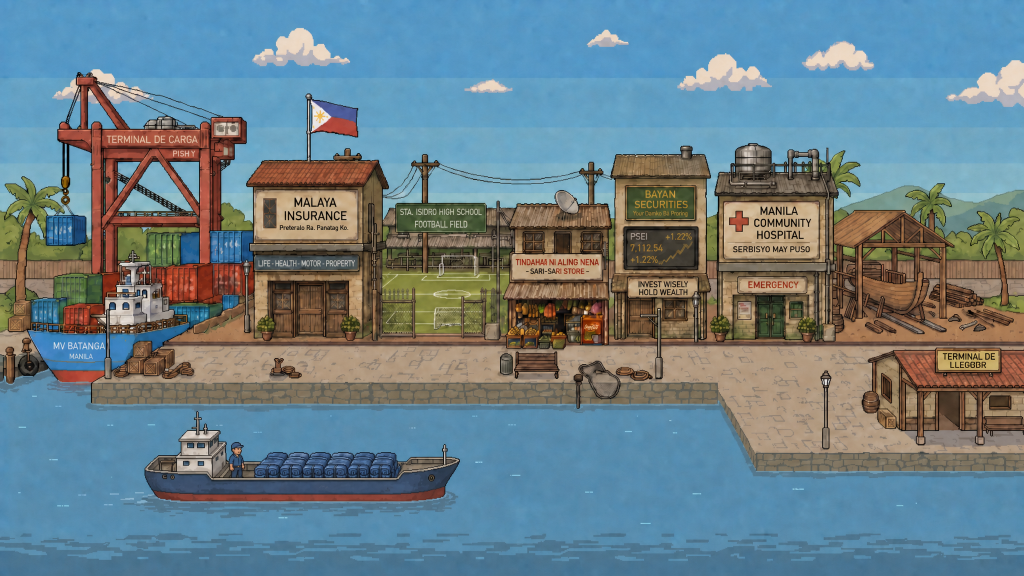
#> input picture boat/boat_example.png, 2048 x 1152 px, given in place of backdrop.png, which was not available (shown at 1/2 size)
$ python build_hud_cargo.py
#> lines starting #> are read from the running program, lines starting #| are printed output that depends on the picture; after the words box and inside, x2 and y2 are one past the last pixel; in counts of white or black regions, pixels touching at a corner belong together; pictures that were not available may be replaced by others from this repository, and a replacement may not be noted
"""Prepare transparent HUD textures from the user's replacement cargo artwork.

Run `python tools/build_hud_cargo.py` after replacing images in ui/icons/.
Clean, tightly cropped copies go to ui/icons/hud/; source images are untouched.
"""

import argparse
from pathlib import Path

from PIL import Image, ImageChops


ASSET_NAMES = ("backdrop", "silk", "nutmeg", "jade", "ginseng")
ICON_DIRECTORY = Path(__file__).resolve().parents[1] / "ui" / "icons"


def prepare_texture(source: Path) -> Image.Image:
    image = Image.open(source).convert("RGBA")
    # The cutouts contain faint gray alpha residue well outside the pixel art.
    alpha = image.getchannel("A").point(lambda value: 255 if value >= 128 else 0)
#> alpha: PIL image 2048x1152 L; every value is 255
    if source.stem == "backdrop":
        # The board's clipped corners still contain opaque checkerboard pixels.
        red, green, blue = image.convert("RGB").split()
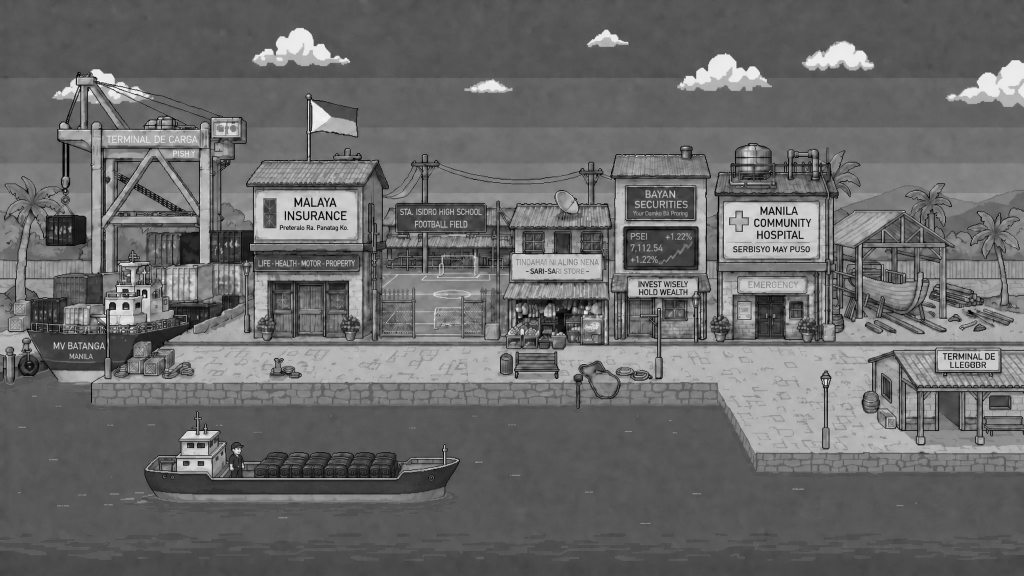
#> red: PIL image 2048x1152 L (shown at 1/2 size); min 0, max 255, mean 106
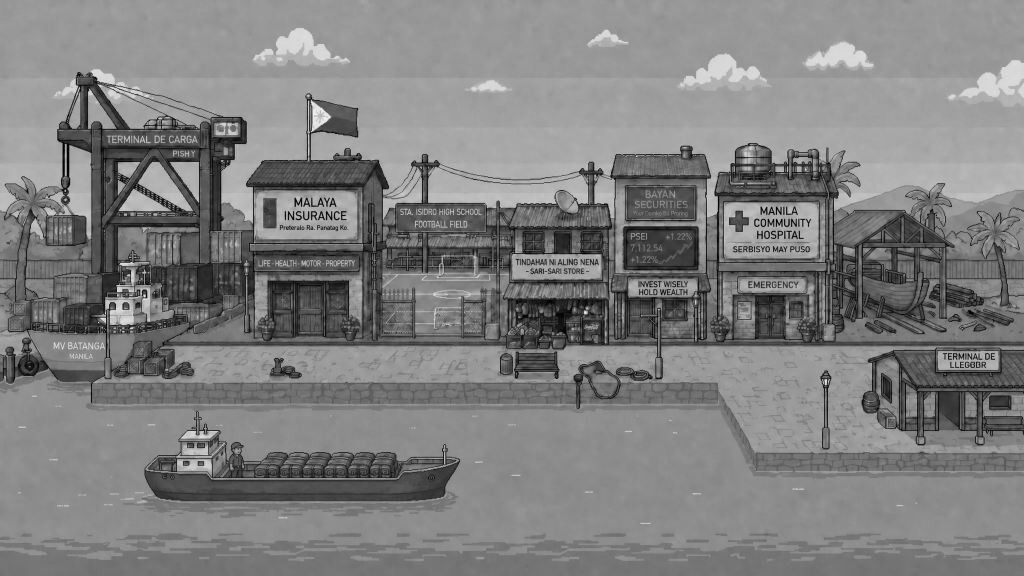
#> green: PIL image 2048x1152 L (shown at 1/2 size); min 0, max 254, mean 127.3
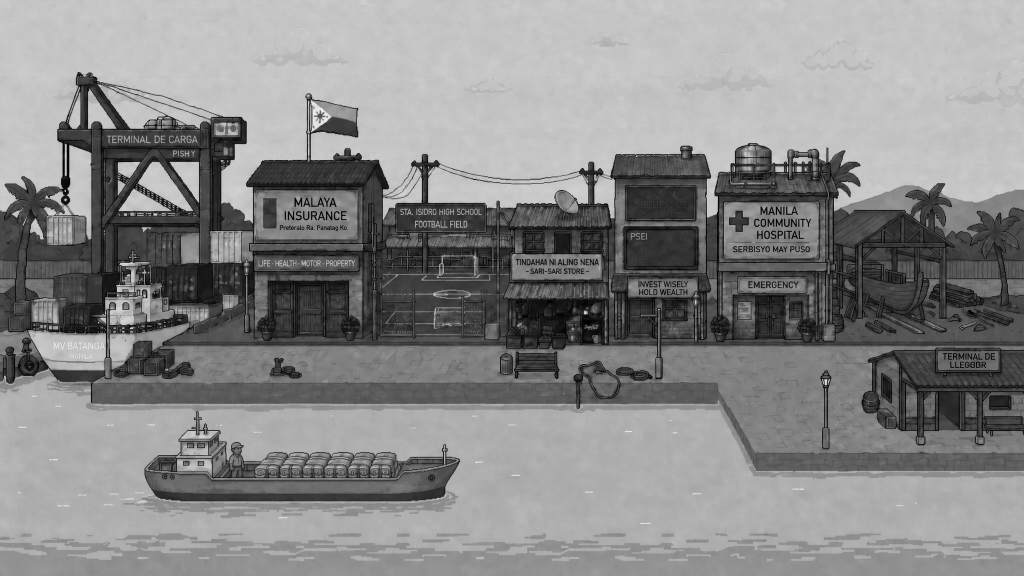
#> blue: PIL image 2048x1152 L (shown at 1/2 size); min 0, max 251, mean 136.2
        lightest = ImageChops.lighter(ImageChops.lighter(red, green), blue)
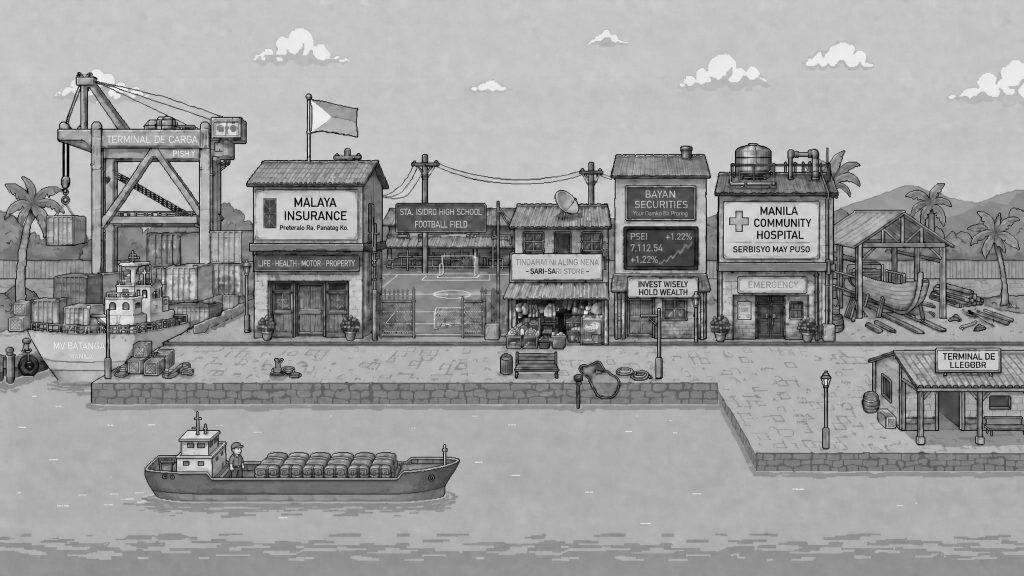
#> lightest: PIL image 2048x1152 L (shown at 1/2 size); min 0, max 255, mean 156.4
        darkest = ImageChops.darker(ImageChops.darker(red, green), blue)
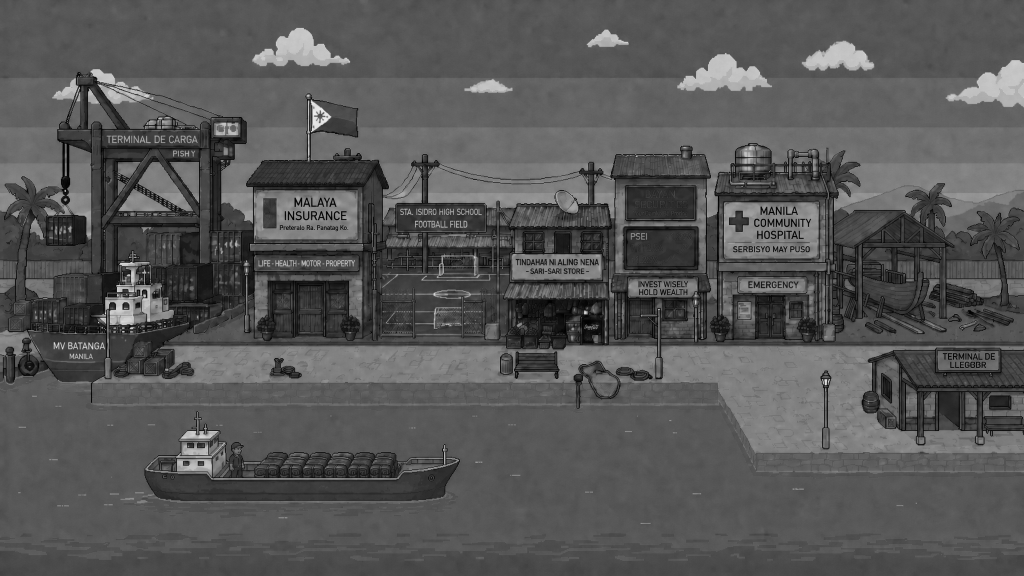
#> darkest: PIL image 2048x1152 L (shown at 1/2 size); min 0, max 251, mean 86.3
        neutral = ImageChops.subtract(lightest, darkest).point(
            lambda value: 255 if value < 20 else 0
        )
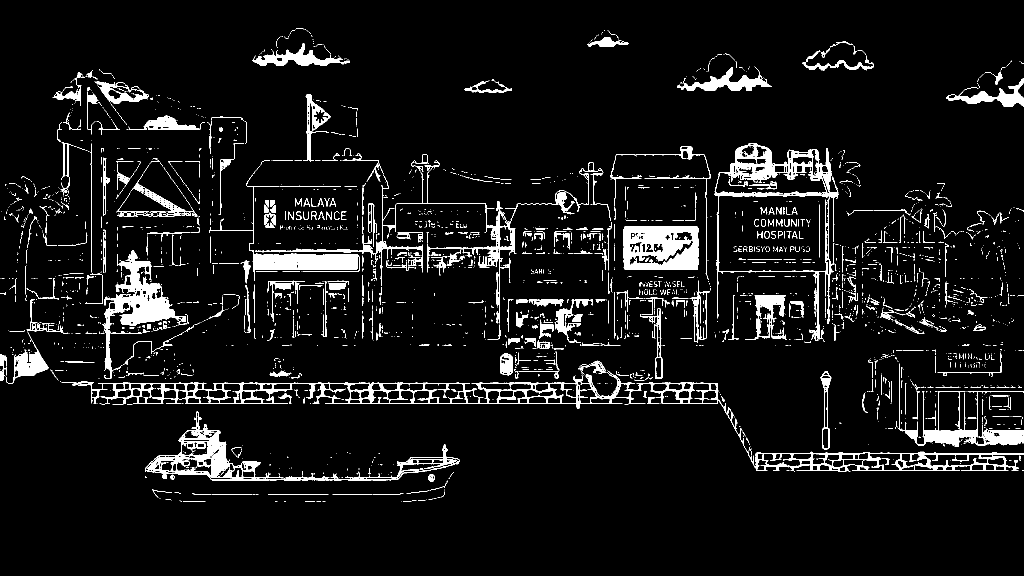
#> neutral: PIL image 2048x1152 L (shown at 1/2 size); 6.6% white; 2838 white regions (2342 under 20 px), largest, box (x1, y1, x2, y2) and area: (145, 741, 2048, 943) 21790, (1429, 287, 1677, 682) 11231, (1247, 453, 1397, 540) 10182
        light = darkest.point(lambda value: 255 if value >= 160 else 0)
#> light: PIL image 2048x1152 L; 2% white; 622 white regions (509 under 20 px), largest, box (x1, y1, x2, y2) and area: (1892, 120, 2048, 214) 7631, (1355, 106, 1544, 181) 7502, (505, 56, 700, 132) 7333
        alpha = ImageChops.subtract(alpha, ImageChops.multiply(neutral, light))
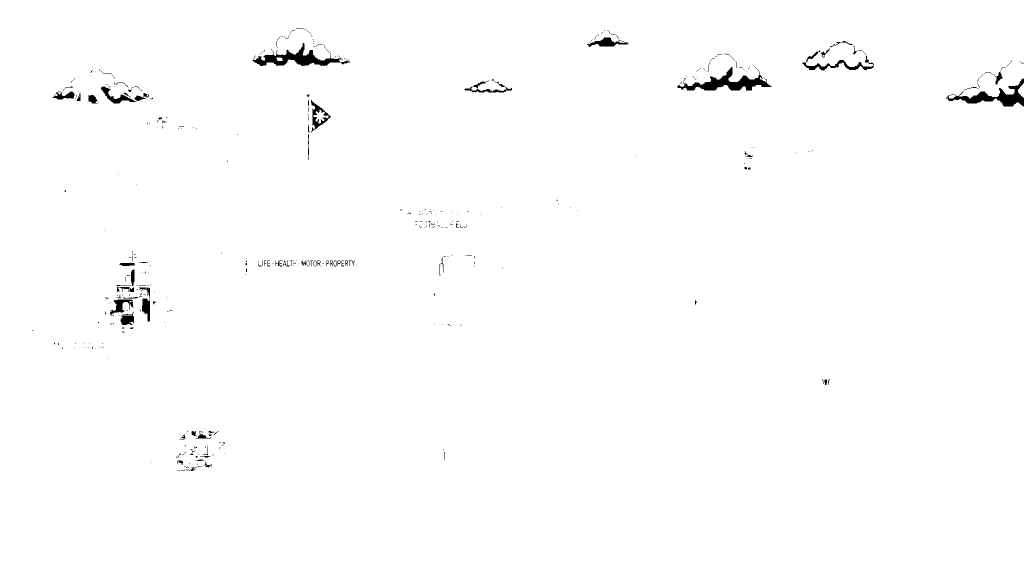
#> alpha: PIL image 2048x1152 L (shown at 1/2 size); 99.2% white; 454 black regions (382 under 20 px), largest, box (x1, y1, x2, y2) and area: (1355, 133, 1543, 181) 3018, (505, 86, 700, 132) 2878, (1892, 157, 2048, 213) 2619
    bounds = alpha.getbbox()
#> bounds = (0, 0, 2048, 1152)
    if bounds is None:
        raise ValueError(f"No visible artwork in {source}")
    image.putalpha(alpha)
    cropped = image.crop(bounds)
    # Transparent pixels carry no white/gray color into the imported texture.
    clean = Image.new("RGBA", cropped.size)
#> clean: PIL image 2048x1152 RGBA; every value is 0
    clean.paste(cropped, mask=cropped.getchannel("A"))
    return clean


def main() -> None:
    parser = argparse.ArgumentParser(description=__doc__)
    parser.add_argument("--source-dir", type=Path, default=ICON_DIRECTORY)
    parser.add_argument("--output-dir", type=Path, default=ICON_DIRECTORY / "hud")
    args = parser.parse_args()
    if args.source_dir.resolve() == args.output_dir.resolve():
        parser.error("The output directory must be separate from the originals")
    args.output_dir.mkdir(parents=True, exist_ok=True)
    for name in ASSET_NAMES:
        texture = prepare_texture(args.source_dir / f"{name}.png")
        destination = args.output_dir / f"{name}.png"
        texture.save(destination)
        print(f"Saved {destination.name}: {texture.width} x {texture.height}")
#| Saved backdrop.png: 2048 x 1152
#> pass 2 of the loop in main, `for name in ASSET_NAMES:`:
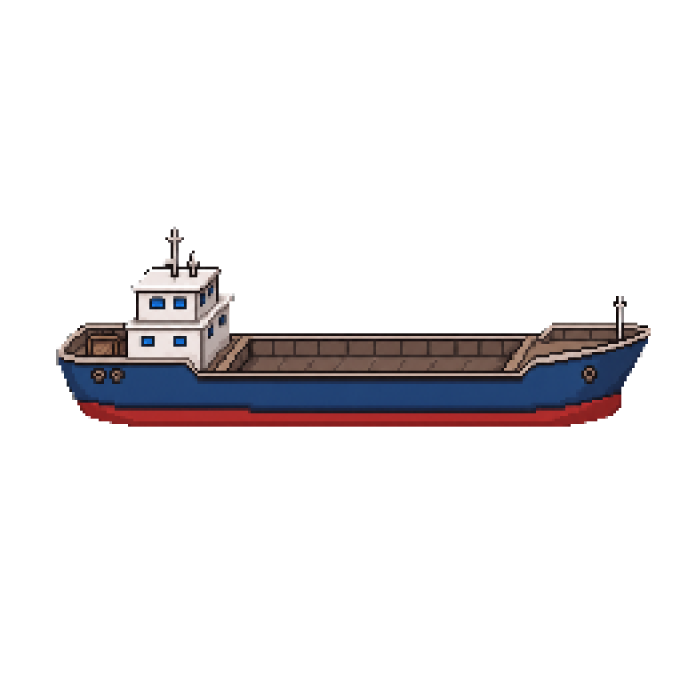
#> input picture boat/boat.png, 2048 x 2048 px, given in place of silk.png, which was not available (shown at 1/3 size)
#> in prepare_texture, image is the input picture: PIL image 2048x2048 RGBA; mean R, G, B, A 12.2, 10.1, 11.6, 32.8
#> in prepare_texture (call 2), `alpha = image.getchannel("A").point(lambda value: 255 if value >= 128 ..`:
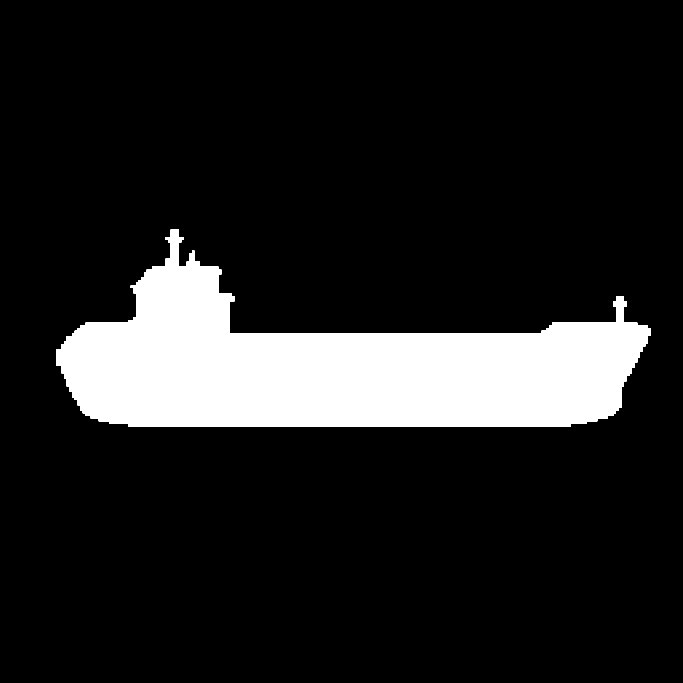
#> alpha: PIL image 2048x2048 L (shown at 1/3 size); 12.9% white; 1 white region, box (x1, y1, x2, y2) and area: (168, 688, 1952, 1280) 540928
#> bounds = (168, 688, 1952, 1280)
#> in prepare_texture (call 2), `cropped = image.crop(bounds)`:
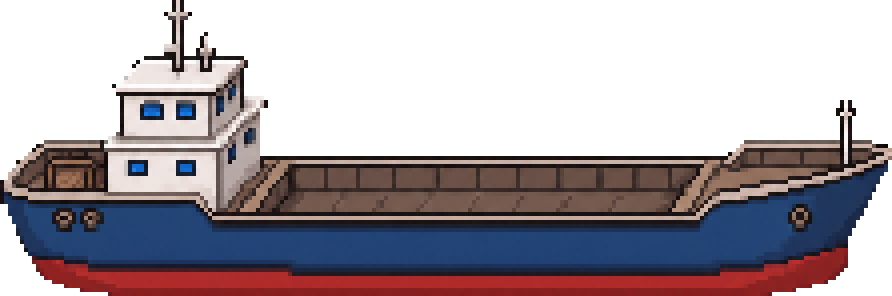
#> cropped: PIL image 1784x592 RGBA (shown at 1/2 size); mean R, G, B, A 48.4, 40.2, 46.2, 130.6; transparent parts drawn white
#| Saved silk.png: 1784 x 592


if __name__ == "__main__":
#> (the run stopped early here; a loop or call above may not have finished)
